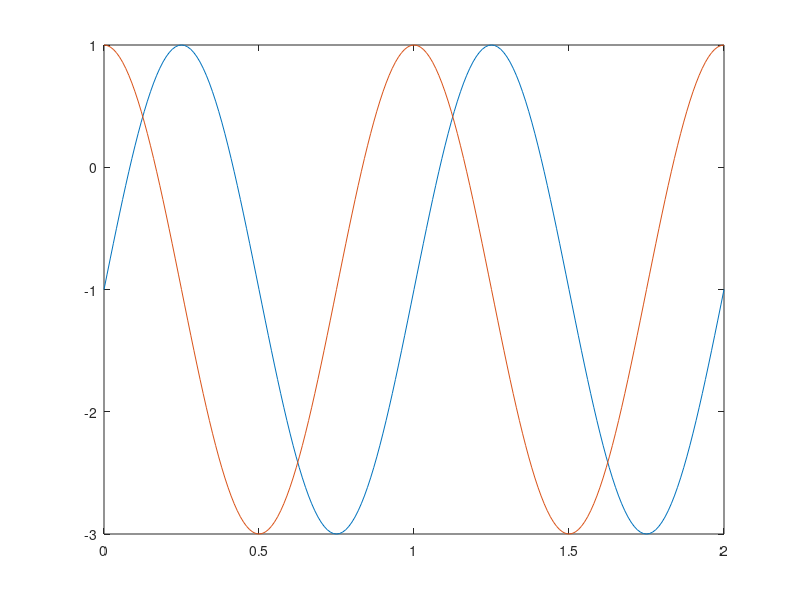
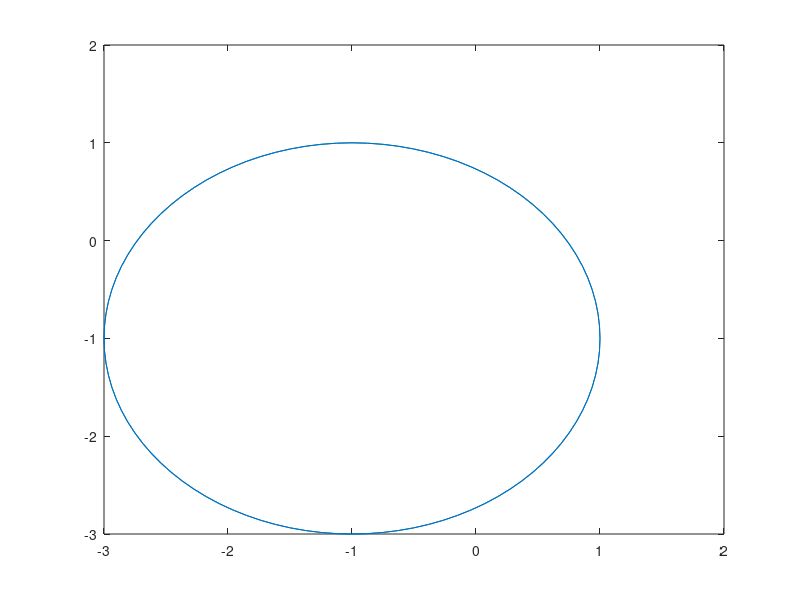

The MATLAB source for these figures, in order:
%% motor position test

t = 0:.01:2;
A = 1;
offset = 0;
s = 2*A*sin(t*2*pi)+offset-1;
c = 2*A*cos(t*2*pi)+offset-1;

figure(1)
plot(t,s);
hold on
plot(t,c);
hold off

angle = atan2(s,c);
mag = sqrt(s.*s + c.*c);
x = sin(angle).*mag;
y = cos(angle).*mag;
figure(2)
plot(x,y);
